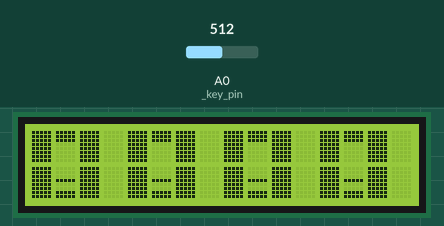
Simulated run of this sketch. Board: Arduino Uno, built with avr-gcc and run on an emulated ATmega328P. On the bench: 16×2 character LCD. Inputs (shaded band) come from the test bench; at power-on: A0 (_key_pin) = 512.

Above: at 12.75 s.
13.7 s: A0 (_key_pin) set to 691
At 14.4 s:
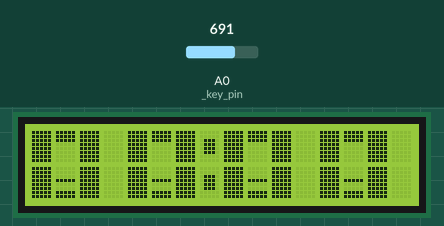
15.5 s: A0 (_key_pin) set to 715
At 15.79 s:
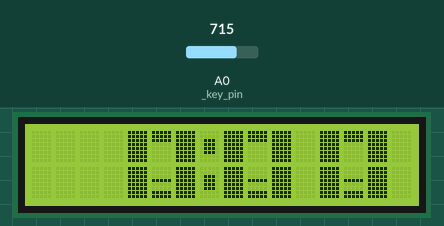

Measured:
- the behaviour switches between 700 and 701 on A0 (_key_pin) (found by bisection; images 1 and 2)
- after the input at 15.5 s, the display: first changes at once (image 2 shows a later state)
- what the display in image 0 shows lasts 0.5 s, from 12.5 s to 13.0 s

The sketch:

Clock_fin.ino
```cpp
#include <LiquidCrystal.h>
#define _key_pin A0

// создание объекта дисплея
const int rs = 8, en = 9, d4 = 4, d5 = 5, d6 = 6, d7 = 7;
LiquidCrystal lcd(rs, en, d4, d5, d6, d7);

// переменныt времени
unsigned long current_hours = 0;
unsigned long current_minutes = 0;
unsigned long long set_time = 0;

// создаём символы часов
byte full[8] = {
  0b11111,
  0b11111,
  0b11111,
  0b11111,
  0b11111,
  0b11111,
  0b11111,
  0b11111
};

byte up_line[8] = {
  0b11111,
  0b11111,
  0b11111,
  0b00000,
  0b00000,
  0b00000,
  0b00000,
  0b00000
};

byte down_line[8] = {
  0b00000,
  0b00000,
  0b00000,
  0b11111,
  0b00000,
  0b00000,
  0b11111,
  0b11111
};

byte two_lines[8] = {
  0b11111,
  0b11111,
  0b00000,
  0b00000,
  0b00000,
  0b00000,
  0b11111,
  0b11111
};

byte point[8] = {
  0b00000,
  0b00000,
  0b01110,
  0b01110,
  0b01110,
  0b01110,
  0b00000,
  0b00000
};

// вывод символа
void print_number(int value, int number_position) {
  switch(value) {
    case 0:
      lcd.setCursor(number_position, 0);
      lcd.write(1);
      lcd.write(2);
      lcd.write(1);
      lcd.setCursor(number_position, 1);
      lcd.write(1);
      lcd.write(3);
      lcd.write(1);
      break;
    case 1:
      lcd.setCursor(number_position, 0);
      lcd.write(2);
      lcd.write(1);
      lcd.write(" ");
      lcd.setCursor(number_position, 1);
      lcd.write(3);
      lcd.write(1);
      lcd.write(3);
      break;
    case 2:
      lcd.setCursor(number_position, 0);
      lcd.write(4);
      lcd.write(4);
      lcd.write(1);
      lcd.setCursor(number_position, 1);
      lcd.write(1);
      lcd.write(3);
      lcd.write(3);
      break;
    case 3:
      lcd.setCursor(number_position, 0);
      lcd.write(2);
      lcd.write(4);
      lcd.write(1);
      lcd.setCursor(number_position, 1);
      lcd.write(3);
      lcd.write(4);
      lcd.write(1);
      break;
    case 4:
      lcd.setCursor(number_position, 0);
      lcd.write(1);
      lcd.write(" ");
      lcd.write(1);
      lcd.setCursor(number_position, 1);
      lcd.write(2);
      lcd.write(2);
      lcd.write(1);
      break;
    case 5:
      lcd.setCursor(number_position, 0);
      lcd.write(1);
      lcd.write(4);
      lcd.write(4);
      lcd.setCursor(number_position, 1);
      lcd.write(3);
      lcd.write(3);
      lcd.write(1);
      break;
    case 6:
      lcd.setCursor(number_position, 0);
      lcd.write(1);
      lcd.write(4);
      lcd.write(4);
      lcd.setCursor(number_position, 1);
      lcd.write(1);
      lcd.write(3);
      lcd.write(1);
      break;
    case 7:
      lcd.setCursor(number_position, 0);
      lcd.write(2);
      lcd.write(2);
      lcd.write(1);
      lcd.setCursor(number_position, 1);
      lcd.write(' ');
      lcd.write(2);
      lcd.write(1);
      break;
    case 8:
      lcd.setCursor(number_position, 0);
      lcd.write(1);
      lcd.write(4);
      lcd.write(1);
      lcd.setCursor(number_position, 1);
      lcd.write(1);
      lcd.write(3);
      lcd.write(1);
      //break;
    case 9:
      lcd.setCursor(number_position, 0);
      lcd.write(1);
      lcd.write(4);
      lcd.write(1);
      lcd.setCursor(number_position, 1);
      lcd.write(3);
      lcd.write(3);
      lcd.write(1);
      break;
  }
}

// печатаем начальный текст
void print_start_text() {
  String txt = "Masteryata 2024";
  bool flag = 1;

  while (flag) {
    //выводим текст из-за экрана
    for (int i = 14; i >= 0; i--) {
      int button = analogRead(_key_pin);
      lcd.setCursor(0, 0);
      for (int k = i; k <= 14; k++) lcd.print(txt[k]);
      delay(400);
    if (button > 700 && button < 800) {flag = 1; break;}
    }

    // если не была нажата кнопка
    if (flag != 0) {
      // просто листаем экран
      for (int i = 15; i >= 0; i--) {
        int button = analogRead(_key_pin);
        button = 750;
        lcd.scrollDisplayRight();
        delay(400);
        if (button > 700 && button < 800) {flag = 0;}
      }
    }
    lcd.clear();
  }

  set_time = millis();
}

// выводим время
void print_current_time(int hours, int minutes) {
  print_number(hours/10, 0);
  print_number(hours%10, 4);
  print_number(minutes/10, 8);
  print_number(minutes%10, 12);
}


// вывод времени с миганием символа
void print_time_blink(int hours, int minutes, int position, bool on) {
  // если символ не горит
  if (on != 1) {
    lcd.setCursor(position*4, 0);
    lcd.write("   ");
    lcd.setCursor(position*4, 1);
    lcd.write("   ");
  }

  // если это не выбранный символ или он должен гореть
  if (position == 0 && on == 1 || position != 0) print_number(hours/10, 0);
  if (position == 1 && on == 1 || position != 1) print_number(hours%10, 4);
  lcd.setCursor(7, 0);
  lcd.write(5);
  lcd.setCursor(7, 1);
  lcd.write(5);
  if (position == 2 && on == 1 || position != 2) print_number(minutes/10, 8);
  if (position == 3 && on == 1 || position != 3) print_number(minutes%10, 12);
}

void settings_time() {
  int button = 0;
  int change_digit = 0;
  delay(200);

  // цикл чтения кнопок
  while (!(button > 700 && button < 800)) {
    int change = 0;
    static int looper = 0;
    button = analogRead(_key_pin);

    // различаем кнопки по значениям
    if (button >= 0 && button < 100) {
      change_digit++;
      if (change_digit > 3) {
        change_digit = 0;
      }
      looper = 0;
    }
    else if (button > 400 && button < 600) {
      change_digit--;
      if (change_digit < 0) {
        change_digit = 3;
      }
      looper = 0;
    }
    else if (button > 100 && button < 200) {
      change = 1;
    }
    else if (button > 300 && button < 400) {
      change = -1;
    }

    // изменяем выбранный символ на значение
    switch(change_digit) {
      case 0:
        current_hours += change *10;
        break;
      case 1:
        current_hours += change;
        break;
      case 2:
        current_minutes += change*10;
        break;
      case 3:
        current_minutes += change;
        break;
    }

    // проверяем выходил ли значение за пределы
    if (current_hours < 0) current_hours = 24;
    else if (current_hours > 23) current_hours = 0;
    if (current_minutes < 0) current_minutes = 60;
    else if (current_minutes >= 60) current_minutes = 0;

    // выводим символы с миганием
    print_time_blink(current_hours, current_minutes, change_digit, looper > 3);
    if (looper == 6) {looper = 0; }
    looper++;
    delay(150);
  }

  set_time = millis();
}

void setup() {
  // инициализируем дисплей
  lcd.begin(16, 2);

  // инициализируем символы
  lcd.createChar(1, full);
  lcd.createChar(2, up_line);
  lcd.createChar(3, down_line);
  lcd.createChar(4, two_lines);
  lcd.createChar(5, point);

  lcd.setCursor(0, 0);

  // выводим бегущую строку
  print_start_text();
}

void loop() {
  // получаем время с учётов настроенного времени
  unsigned long long seconds = ((millis() - set_time) / 1000ul) + current_hours*3600 + current_minutes*60;
  static unsigned long long blink_point_time = 0;
  unsigned int minutes = (seconds % 3600ul) / 60ul;
  unsigned int hours = (seconds / 3600ul) % 24;

  // читаем кнопку
  int button = analogRead(_key_pin);
  if (button > 700 && button < 800) {
    current_hours = hours;
    current_minutes = minutes;
    lcd.clear();
    settings_time();
  }

  // выводим время
  print_current_time (hours, minutes);

  // мигаем точками раз в полсекунды
  if (millis() - blink_point_time >= 500) {
    lcd.setCursor(7, 0);
    lcd.write(5);
    lcd.setCursor(7, 1);
    lcd.write(5);
    if (millis() - blink_point_time >= 1000) {blink_point_time = millis();}
  } else {
    lcd.setCursor(7, 1);
    lcd.write(" ");
    lcd.setCursor(7, 0);
    lcd.write(" ");
  }
}
```
